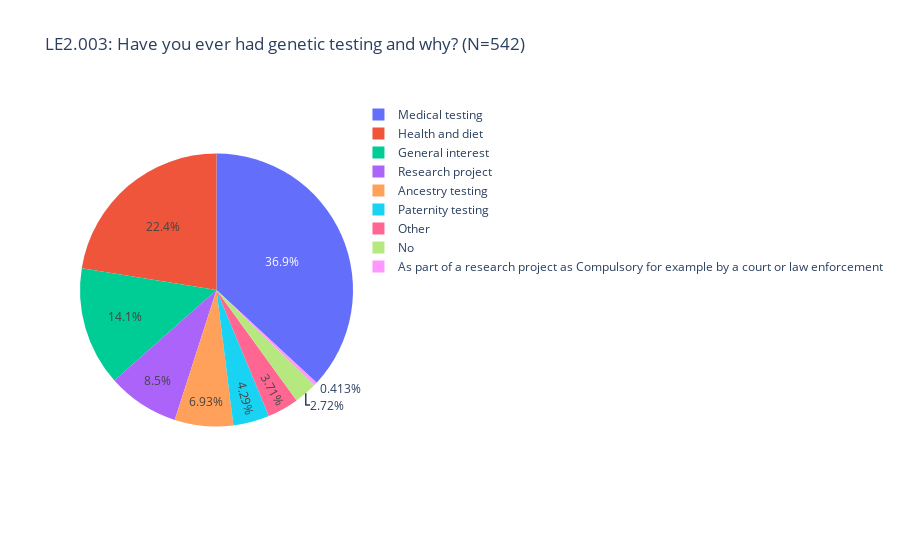

The cell this chart's notebook holds for it:
### Code cell
df = ndf_29_new
df['Option'] = df['Option'].map(str)
xx = df['Option'].str.split('-', n=1, expand=True)

comp_df = xx

temp_series = xx[0].value_counts()
labels = (np.array(temp_series.index))
sizes = (np.array((temp_series / temp_series.sum())*100))

trace = go.Pie(labels=labels, values=sizes)
layout = go.Layout(
    title="LE2.003: Have you ever had genetic testing and why? (N={})".format(len(df.id.unique()))
)
data = [trace]
fig = go.Figure(data=data, layout=layout)
py.iplot(fig)

### Figure 1 — Plotly figure (JSON) as saved in the notebook; plotly's stock layout.template omitted (floating-point values rounded to 4 significant figures)
{"data": [{"labels": ["Medical testing ", "Health and diet ", "General interest ", "Research project ", "Ancestry testing ", "Paternity testing ", "Other ", "No", "As part of a research project as Compulsory for example by a court or law enforcement"], "type": "pie", "values": [36.88, 22.44, 14.11, 8.498, 6.931, 4.29, 3.713, 2.723, 0.4125]}], "layout": {"title": {"text": "LE2.003: Have you ever had genetic testing and why? (N=542)"}}}
